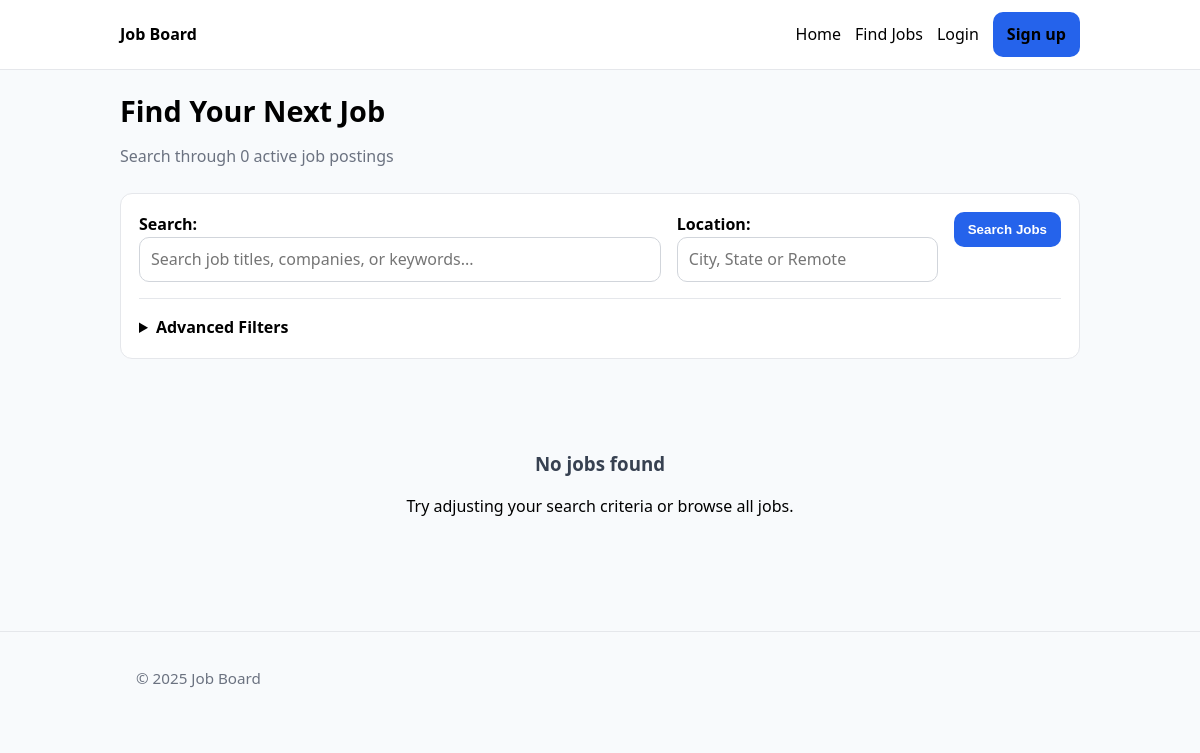
The app's page /jobs/, older data.
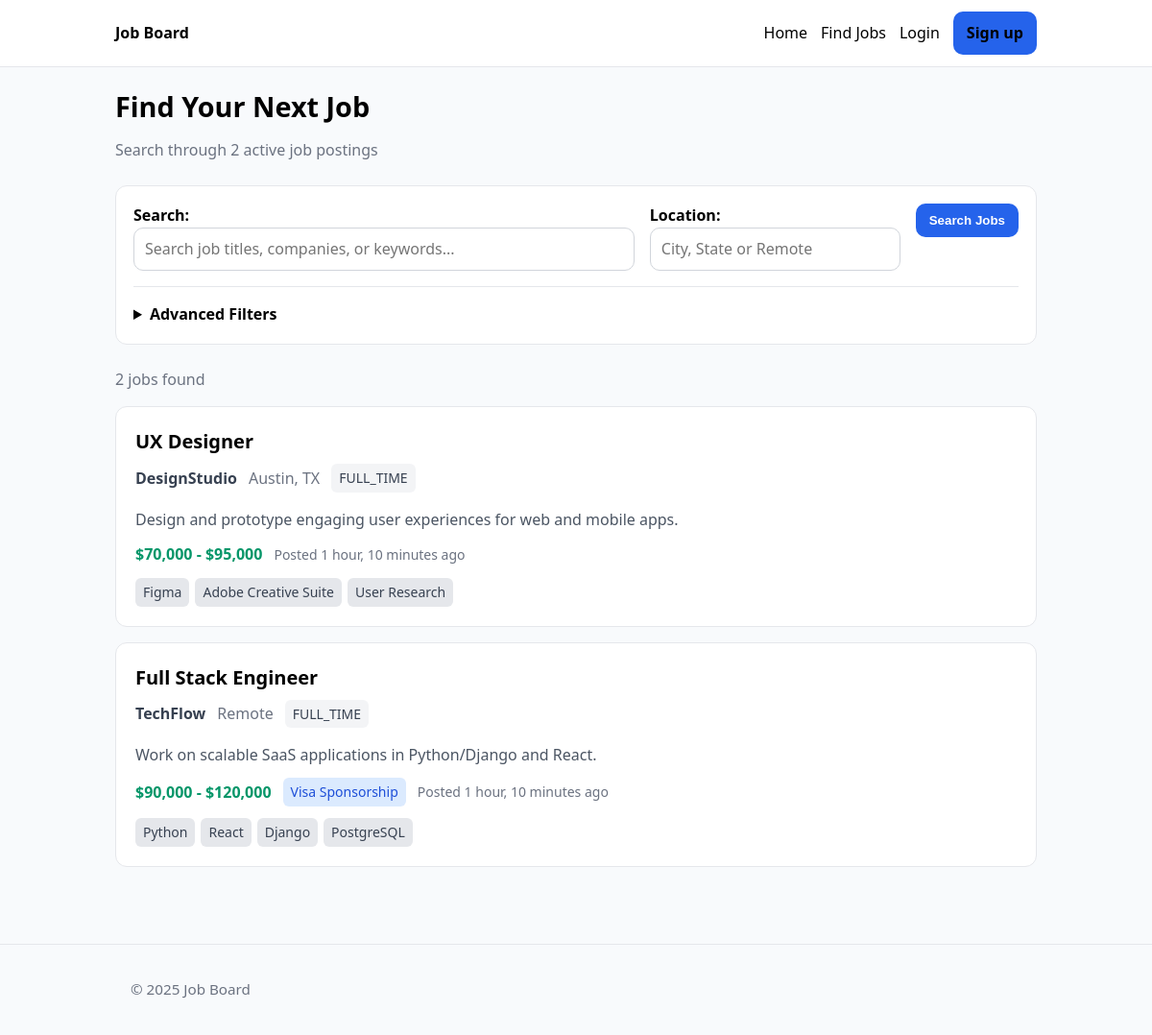
The same page, newer data.
### jobs/models.py (models this page shows, shortened)
class Job(models.Model):
    class WorkType(models.TextChoices):
        REMOTE = "REMOTE", "Remote"
        ON_SITE = "ON_SITE", "On-site"
        HYBRID = "HYBRID", "Hybrid"
    class Status(models.TextChoices):
        ACTIVE = "ACTIVE", "Active"
        CLOSED = "CLOSED", "Closed"
        DRAFT = "DRAFT", "Draft"
    title = models.CharField(max_length=200)
    company = models.CharField(max_length=200)
    location = models.CharField(max_length=200, blank=True, help_text="City, State or 'Remote'")
    work_type = models.CharField(max_length=20, choices=WorkType.choices, default=WorkType.ON_SITE)
    description = models.TextField()
    requirements = models.TextField(blank=True, help_text="Required qualifications and experience")
    salary_min = models.PositiveIntegerField(null=True, blank=True, help_text="Minimum salary (USD)")
    salary_max = models.PositiveIntegerField(null=True, blank=True, help_text="Maximum salary (USD)")
    salary_currency = models.CharField(max_length=3, default="USD")
    visa_sponsorship = models.BooleanField(default=False, help_text="Visa sponsorship available")
    benefits = models.TextField(blank=True, help_text="Benefits and perks")
    required_skills = models.ManyToManyField(Skill, blank=True, related_name="jobs_required")
    nice_to_have_skills = models.ManyToManyField(Skill, blank=True, related_name="jobs_nice_to_have")
    posted_by = models.ForeignKey(User, on_delete=models.CASCADE, related_name="posted_jobs")
    status = models.CharField(max_length=20, choices=Status.choices, default=Status.ACTIVE)
    created_at = models.DateTimeField(default=timezone.now)
    updated_at = models.DateTimeField(auto_now=True)
    expires_at = models.DateTimeField(null=True, blank=True)
    class Meta:
        ordering = ["-created_at"]
        indexes = [
            models.Index(fields=["status", "created_at"]),
            models.Index(fields=["work_type"]),
            models.Index(fields=["location"]),
            models.Index(fields=["salary_min", "salary_max"]),
        ]
    @property
    def salary_range_display(self):
        if self.salary_min and self.salary_max:
            return f"${self.salary_min:,} - ${self.salary_max:,}"
        elif self.salary_min:
            return f"${self.salary_min:,}+"
        elif self.salary_max:
            return f"Up to ${self.salary_max:,}"
        return "Salary not specified"

### profiles/models.py (models this page shows, shortened)
class Skill(models.Model):
    name = models.CharField(max_length=50, unique=True)

### jobs/views.py (the view)
# urls.py: path("", views.job_search, name="search"),
def job_search(request):
    form = JobSearchForm(request.GET)
    jobs = Job.objects.filter(status=Job.Status.ACTIVE).select_related('posted_by')
    if form.is_valid():
        q = form.cleaned_data.get('q')
        if q:
            jobs = jobs.filter(
                Q(title__icontains=q) |
                Q(company__icontains=q) |
                Q(description__icontains=q)
            )
        location = form.cleaned_data.get('location')
        if location:
            jobs = jobs.filter(location__icontains=location)
        work_type = form.cleaned_data.get('work_type')
        if work_type:
            jobs = jobs.filter(work_type=work_type)
        salary_min = form.cleaned_data.get('salary_min')
        salary_max = form.cleaned_data.get('salary_max')
        if salary_min:
            jobs = jobs.filter(
                Q(salary_max__gte=salary_min) | Q(salary_max__isnull=True)
            )
        if salary_max:
            jobs = jobs.filter(
                Q(salary_min__lte=salary_max) | Q(salary_min__isnull=True)
            )
        if form.cleaned_data.get('visa_sponsorship'):
            jobs = jobs.filter(visa_sponsorship=True)
        skill_names = form.cleaned_data.get('skills', [])
        if skill_names:
            skill_objs = Skill.objects.filter(name__in=skill_names)
            jobs = jobs.filter(
                Q(required_skills__in=skill_objs) |
                Q(nice_to_have_skills__in=skill_objs)
            ).distinct()
    paginator = Paginator(jobs, 10)  # Show 10 jobs per page
    page_number = request.GET.get('page')
    page_obj = paginator.get_page(page_number)
    context = {
        'form': form,
        'jobs': page_obj,
        'total_count': paginator.count,
        'has_filters': any(request.GET.values())
    }
    return render(request, 'jobs/job_search.html', context)

### jobs/forms.py (called while the page is built)
    def clean_skills(self):
        skills_text = self.cleaned_data.get('skills', '').strip()
        if not skills_text:
            return []
        skill_names = [s.strip() for s in skills_text.split(',') if s.strip()]
        return skill_names

    def clean(self):
        cleaned_data = super().clean()
        salary_min = cleaned_data.get('salary_min')
        salary_max = cleaned_data.get('salary_max')
        if salary_min and salary_max and salary_min > salary_max:
            raise forms.ValidationError("Minimum salary cannot be greater than maximum salary.")
        return cleaned_data

### jobs/templates/jobs/job_search.html (shortened to what this page needs)
{% extends "base.html" %}
{% block content %}
<div class="search-header">
  <h1>Find Your Next Job</h1>
  <p class="text-muted">Search through {{ total_count }} active job posting{{ total_count|pluralize }}</p>
</div>
<div class="card search-card">
  <form method="get" class="search-form">
    <div class="search-row">
      <div class="search-field search-field-main">
        {{ form.q.label_tag }}
        {{ form.q }}
      </div>
      <div class="search-field">
        {{ form.location.label_tag }}
        {{ form.location }}
      </div>
      <div class="search-field">
        <button type="submit" class="btn search-btn">Search Jobs</button>
      </div>
    </div>
    <details class="filters-section">
      <summary class="filters-toggle">Advanced Filters</summary>
    </details>
  </form>
</div>
{% if jobs %}
  <div class="results-summary">
    <p>{{ jobs.paginator.count }} job{{ jobs.paginator.count|pluralize }} found</p>
  </div>
  <div class="job-list">
    {% for job in jobs %}
      <div class="job-card">
        <div class="job-header">
          <h3><a href="{% url 'jobs:detail' job.pk %}">{{ job.title }}</a></h3>
          <div class="job-meta">
            <span class="company">{{ job.company }}</span>
            {% if job.location %}
              <span class="location">{{ job.location }}</span>
            {% endif %}
            <span class="work-type work-type-{{ job.work_type|lower }}">{{ job.get_work_type_display }}</span>
          </div>
        </div>
        <div class="job-details">
          <p class="job-description">{{ job.description|truncatewords:30 }}</p>
          <div class="job-info">
            {% if job.salary_min or job.salary_max %}
              <span class="salary">{{ job.salary_range_display }}</span>
            {% endif %}
            {% if job.visa_sponsorship %}
              <span class="visa-badge">Visa Sponsorship</span>
            {% endif %}
            <span class="posted-date">Posted {{ job.created_at|timesince }} ago</span>
          </div>
          {% if job.required_skills.all %}
            <div class="job-skills">
              {% for skill in job.required_skills.all|slice:":5" %}
                <span class="skill-tag">{{ skill.name }}</span>
              {% endfor %}
            </div>
          {% endif %}
        </div>
      </div>
    {% endfor %}
  </div>
{% else %}
  <div class="no-results">
    <div class="no-results-content">
      <h3>No jobs found</h3>
      <p>Try adjusting your search criteria or <a href="{% url 'jobs:search' %}">browse all jobs</a>.</p>
    </div>
  </div>
{% endif %}
{% endblock %}

### templates/base.html (shortened to what this page needs)
{% load static %}
<!doctype html>
<html lang="en">
<head>
  <link rel="stylesheet" href="{% static 'base.css' %}">
</head>
<body>
  <header class="site-header">
    <div class="container nav">
      <a class="brand" href="{% url 'home' %}">Job Board</a>
      <nav class="links">
        <a href="{% url 'home' %}">Home</a>
        <a href="{% url 'jobs:search' %}">Find Jobs</a>
        {% if user.is_authenticated %}
          {% if user.is_recruiter %}
            <a href="{% url 'jobs:post' %}">Post Job</a>
            <a href="{% url 'jobs:my_jobs' %}">My Jobs</a>
          {% else %}
            <a href="{% url 'jobs:my_jobs' %}">My Applications</a>
          {% endif %}
          <a href="{% url 'profiles:my_profile' %}">My Profile</a>
          <a href="{% url 'profiles:edit_profile' %}">Edit Profile</a>
          <form method="post" action="{% url 'logout' %}" style="display:inline;">
            {% csrf_token %}
            <button class="btn btn-outline" type="submit">Logout</button>
          </form>
        {% else %}
          <a href="{% url 'login' %}">Login</a>
          <a class="btn" href="{% url 'accounts:signup' %}">Sign up</a>
        {% endif %}
      </nav>
    </div>
  </header>
  <main class="container page">
    {% block content %}{% endblock %}
  </main>
  <footer class="site-footer">
    <div class="container">
      <p>© {% now "Y" %} Job Board</p>
    </div>
  </footer>
</body>
</html>

### static/base.css (style rules this page uses)
* { box-sizing: border-box; }
html, body { height: 100%; }
body { margin: 0; color: #000; background: #f8fafc; font: 16px/1.55 system-ui, -apple-system, Segoe UI, Roboto, Arial, sans-serif; }
.container { max-width: 960px; margin: 0 auto; padding: 0 16px; }
.page { padding: 24px 0 48px; }
.site-header { background: #fff; border-bottom: 1px solid #e5e7eb; }
.nav { display: flex; align-items: center; justify-content: space-between; padding: 12px 0; min-height: 56px; }
.brand { color: inherit; text-decoration: none; font-weight: 600; }
.links { display: flex; align-items: center; gap: 14px; }
.links a { color: #000; text-decoration: none; }
.links a, .links button, .links input[type="button"], .links input[type="submit"] { display: inline-flex; align-items: center; }
.site-footer { border-top: 1px solid #e5e7eb; color: #000; padding: 18px 0; font-size: 0.95rem; }
h1 { margin: 0 0 16px; font-size: 1.8rem; line-height: 1.2; }
.card { background: #fff; border: 1px solid #e5e7eb; border-radius: 12px; padding: 18px; }
.btn { display: inline-flex; align-items: center; justify-content: center; gap: 8px; background: #2563eb; color: #fff; border: 0; border-radius: 10px; padding: 10px 14px; font-weight: 600; text-decoration: none; cursor: pointer; }
form { display: block; }
label { font-weight: 600; color: #000; }
input[type="text"], input[type="email"], input[type="password"], select, textarea { width: 100%; border: 1px solid #d1d5db; background: #fff; border-radius: 10px; padding: 9px 11px; font: inherit; color: #000; }
a { color: #000; text-decoration: none; }
.site-footer { color: #6b7280; padding: 20px 0; }

### jobs/templates/jobs/job_search.html (style rules this page uses)
.search-header { margin-bottom: 24px; }
.search-header h1 { margin-bottom: 8px; }
.text-muted { color: #6b7280; }
.search-card { margin-bottom: 24px; }
.search-row { display: grid; grid-template-columns: 2fr 1fr auto; gap: 16px; margin-bottom: 16px; }
.search-field-main { grid-column: 1; }
.search-btn { white-space: nowrap; align-self: end; }
.filters-section { margin-top: 16px; border-top: 1px solid #e5e7eb; padding-top: 16px; }
.filters-toggle { cursor: pointer; font-weight: 600; color: #000; }
.results-summary { margin-bottom: 16px; color: #6b7280; }
.job-list { display: flex; flex-direction: column; gap: 16px; margin-bottom: 32px; }
.job-card { background: #fff; border: 1px solid #e5e7eb; border-radius: 12px; padding: 20px; transition: box-shadow 0.2s; }
.job-header h3 { margin: 0 0 8px; }
.job-header h3 a { color: #000; text-decoration: none; font-size: 1.25rem; }
.job-meta { display: flex; flex-wrap: wrap; gap: 12px; align-items: center; margin-bottom: 12px; }
.company { font-weight: 600; color: #374151; }
.location { color: #6b7280; }
.work-type { background: #f3f4f6; color: #374151; padding: 4px 8px; border-radius: 6px; font-size: 0.875rem; }
.job-description { color: #4b5563; margin-bottom: 12px; line-height: 1.5; }
.job-info { display: flex; flex-wrap: wrap; gap: 12px; align-items: center; margin-bottom: 12px; }
.salary { color: #059669; font-weight: 600; }
.visa-badge { background: #dbeafe; color: #1d4ed8; padding: 4px 8px; border-radius: 6px; font-size: 0.875rem; }
.posted-date { color: #6b7280; font-size: 0.875rem; }
.job-skills { display: flex; flex-wrap: wrap; gap: 6px; }
.skill-tag { background: #e5e7eb; color: #374151; padding: 4px 8px; border-radius: 6px; font-size: 0.875rem; }

Row changes from the older to the newer data that the page shows:
added Job: title "UX Designer", company "DesignStudio", location "Austin, TX", work_type "FULL_TIME", description "Design and prototype engaging user experiences for web and mobile apps.", salary_range_display "$70,000 - $95,000", created_at "1 hour, 10 minutes"
added Skill: name "Figma", shown under "UX Designer"
added Skill: name "Adobe Creative Suite", shown under "UX Designer"
added Skill: name "User Research", shown under "UX Designer"
added Job: title "Full Stack Engineer", company "TechFlow", location "Remote", work_type "FULL_TIME", description "Work on scalable SaaS applications in Python/Django and React.", salary_range_display "$90,000 - $120,000", visa_sponsorship "Visa Sponsorship", created_at "1 hour, 10 minutes"
added Skill: name "Python", shown under "Full Stack Engineer"
added Skill: name "React", shown under "Full Stack Engineer"
added Skill: name "Django", shown under "Full Stack Engineer"
added Skill: name "PostgreSQL", shown under "Full Stack Engineer"
Text that changed along with them:
{{ total_count }}: "0" → "2"
{{ jobs.paginator.count }}: (not shown) → "2"
text no longer shown: "No jobs found Try adjusting your search criteria or browse all jobs ."
text now shown: "job found"
